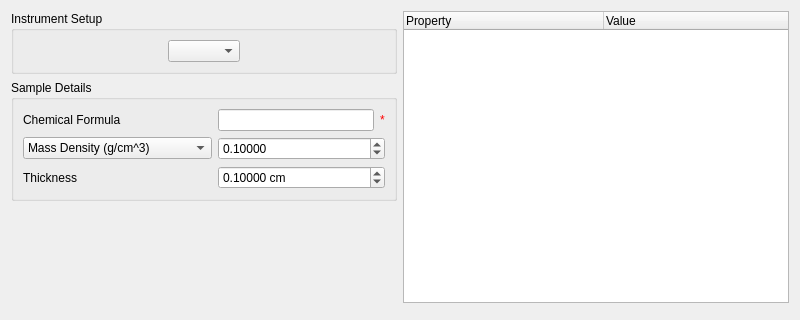
<?xml version="1.0" encoding="UTF-8"?>
<ui version="4.0">
 <class>TransmissionCalc</class>
 <widget class="QWidget" name="TransmissionCalc">
  <property name="geometry">
   <rect>
    <x>0</x>
    <y>0</y>
    <width>800</width>
    <height>320</height>
   </rect>
  </property>
  <property name="windowTitle">
   <string>Form</string>
  </property>
  <layout class="QGridLayout" name="gridLayout_3">
   <item row="0" column="0">
    <layout class="QVBoxLayout" name="verticalLayout">
     <item>
      <widget class="QGroupBox" name="gbInstrumentConfig">
       <property name="title">
        <string>Instrument Setup</string>
       </property>
       <layout class="QGridLayout" name="gridLayout">
        <item row="0" column="0">
         <widget class="MantidQt::MantidWidgets::InstrumentConfig" name="iicInstrumentConfiguration">
          <property name="sizePolicy">
           <sizepolicy hsizetype="Maximum" vsizetype="Fixed">
            <horstretch>0</horstretch>
            <verstretch>0</verstretch>
           </sizepolicy>
          </property>
          <property name="techniques" stdset="0">
           <stringlist>
            <string>TOF Indirect Geometry Spectroscopy</string>
            <string>Reactor Indirect Geometry Spectroscopy</string>
           </stringlist>
          </property>
          <property name="disabledInstruments" stdset="0">
           <stringlist>
            <string>TFXA</string>
           </stringlist>
          </property>
          <property name="enableDiffraction" stdset="0">
           <bool>false</bool>
          </property>
          <property name="showInstrumentLabel" stdset="0">
           <bool>false</bool>
          </property>
         </widget>
        </item>
       </layout>
      </widget>
     </item>
     <item>
      <widget class="QGroupBox" name="gbSampleDetails">
       <property name="title">
        <string>Sample Details</string>
       </property>
       <layout class="QGridLayout" name="gridLayout_2">
        <item row="0" column="0">
         <widget class="QLabel" name="lbChemicalFormula">
          <property name="text">
           <string>Chemical Formula</string>
          </property>
         </widget>
        </item>
        <item row="2" column="0">
         <widget class="QLabel" name="lbThickness">
          <property name="text">
           <string>Thickness</string>
          </property>
         </widget>
        </item>
        <item row="2" column="1">
         <widget class="QDoubleSpinBox" name="spThickness">
          <property name="suffix">
           <string> cm</string>
          </property>
          <property name="decimals">
           <number>5</number>
          </property>
          <property name="maximum">
           <double>1000.000000000000000</double>
          </property>
          <property name="singleStep">
           <double>0.100000000000000</double>
          </property>
          <property name="value">
           <double>0.100000000000000</double>
          </property>
         </widget>
        </item>
        <item row="1" column="1">
         <widget class="QDoubleSpinBox" name="spDensity">
          <property name="suffix">
           <string/>
          </property>
          <property name="decimals">
           <number>5</number>
          </property>
          <property name="maximum">
           <double>10000.000000000000000</double>
          </property>
          <property name="singleStep">
           <double>0.100000000000000</double>
          </property>
          <property name="value">
           <double>0.100000000000000</double>
          </property>
         </widget>
        </item>
        <item row="0" column="1">
         <layout class="QHBoxLayout" name="loChemicalFormula">
          <item>
           <widget class="QLineEdit" name="leChemicalFormula"/>
          </item>
          <item>
           <widget class="QLabel" name="valChemicalFormula">
            <property name="styleSheet">
             <string notr="true">color: rgb(255, 0, 0);</string>
            </property>
            <property name="text">
             <string>*</string>
            </property>
           </widget>
          </item>
         </layout>
        </item>
        <item row="1" column="0">
         <widget class="QComboBox" name="cbDensityType">
          <item>
           <property name="text">
            <string>Mass Density (g/cm^3)</string>
           </property>
          </item>
          <item>
           <property name="text">
            <string>Number Density  (atoms/Å^3)</string>
           </property>
          </item>
         </widget>
        </item>
       </layout>
      </widget>
     </item>
     <item>
      <spacer name="verticalSpacer">
       <property name="orientation">
        <enum>Qt::Vertical</enum>
       </property>
       <property name="sizeHint" stdset="0">
        <size>
         <width>20</width>
         <height>40</height>
        </size>
       </property>
      </spacer>
     </item>
    </layout>
   </item>
   <item row="0" column="1">
    <widget class="QTreeWidget" name="tvResultsTable">
     <property name="columnCount">
      <number>2</number>
     </property>
     <attribute name="headerMinimumSectionSize">
      <number>50</number>
     </attribute>
     <attribute name="headerDefaultSectionSize">
      <number>200</number>
     </attribute>
     <column>
      <property name="text">
       <string>Property</string>
      </property>
     </column>
     <column>
      <property name="text">
       <string>Value</string>
      </property>
     </column>
    </widget>
   </item>
   <item row="1" column="0" colspan="2">
    <widget class="MantidQt::CustomInterfaces::RunView" name="runWidget" native="true"/>
   </item>
  </layout>
 </widget>
 <customwidgets>
  <customwidget>
   <class>MantidQt::MantidWidgets::InstrumentConfig</class>
   <extends>QComboBox</extends>
   <header>Common/InstrumentConfig.h</header>
  </customwidget>
  <customwidget>
   <class>MantidQt::CustomInterfaces::RunView</class>
   <extends>QWidget</extends>
   <header>MantidQtWidgets/Spectroscopy/RunWidget/RunView.h</header>
   <container>1</container>
  </customwidget>
 </customwidgets>
 <resources/>
 <connections/>
</ui>
